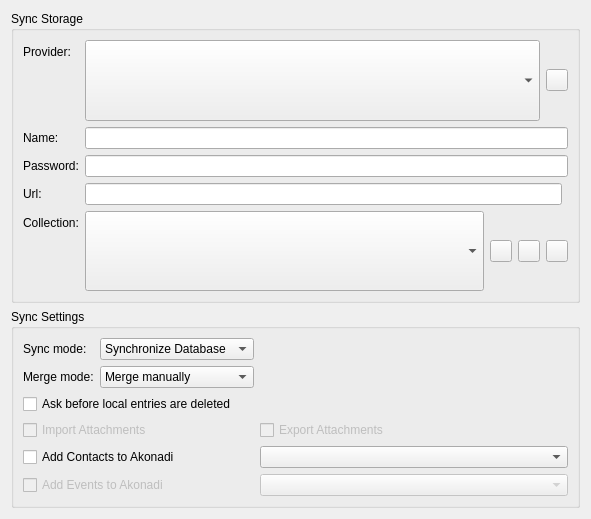
<?xml version="1.0" encoding="UTF-8"?>
<ui version="4.0">
 <class>ProviderSettings</class>
 <widget class="QWidget" name="ProviderSettings">
  <property name="geometry">
   <rect>
    <x>0</x>
    <y>0</y>
    <width>591</width>
    <height>519</height>
   </rect>
  </property>
  <property name="windowTitle">
   <string>Form</string>
  </property>
  <layout class="QVBoxLayout" name="verticalLayout">
   <item>
    <widget class="QGroupBox" name="groupBox">
     <property name="title">
      <string>Sync Storage</string>
     </property>
     <layout class="QFormLayout" name="formLayout">
      <item row="0" column="0">
       <widget class="QLabel" name="label">
        <property name="text">
         <string>Provider:</string>
        </property>
        <property name="buddy">
         <cstring>providerSelection</cstring>
        </property>
       </widget>
      </item>
      <item row="0" column="1">
       <layout class="QHBoxLayout" name="horizontalLayout">
        <item>
         <widget class="KComboBox" name="providerSelection">
          <property name="sizePolicy">
           <sizepolicy hsizetype="MinimumExpanding" vsizetype="MinimumExpanding">
            <horstretch>0</horstretch>
            <verstretch>0</verstretch>
           </sizepolicy>
          </property>
         </widget>
        </item>
        <item>
         <widget class="QPushButton" name="helpButton">
          <property name="sizePolicy">
           <sizepolicy hsizetype="Fixed" vsizetype="Fixed">
            <horstretch>0</horstretch>
            <verstretch>0</verstretch>
           </sizepolicy>
          </property>
          <property name="minimumSize">
           <size>
            <width>22</width>
            <height>22</height>
           </size>
          </property>
          <property name="maximumSize">
           <size>
            <width>22</width>
            <height>22</height>
           </size>
          </property>
          <property name="text">
           <string/>
          </property>
          <property name="iconSize">
           <size>
            <width>22</width>
            <height>22</height>
           </size>
          </property>
         </widget>
        </item>
       </layout>
      </item>
      <item row="1" column="0">
       <widget class="QLabel" name="label_2">
        <property name="text">
         <string>Name:</string>
        </property>
        <property name="buddy">
         <cstring>providerUserName</cstring>
        </property>
       </widget>
      </item>
      <item row="1" column="1">
       <widget class="KLineEdit" name="providerUserName"/>
      </item>
      <item row="2" column="0">
       <widget class="QLabel" name="label_3">
        <property name="text">
         <string>Password:</string>
        </property>
        <property name="buddy">
         <cstring>providerPwd</cstring>
        </property>
       </widget>
      </item>
      <item row="2" column="1">
       <widget class="KLineEdit" name="providerPwd"/>
      </item>
      <item row="3" column="0">
       <widget class="QLabel" name="label_6">
        <property name="text">
         <string>Url:</string>
        </property>
        <property name="buddy">
         <cstring>providerUrl</cstring>
        </property>
       </widget>
      </item>
      <item row="3" column="1">
       <layout class="QHBoxLayout" name="horizontalLayout_3">
        <item>
         <widget class="KLineEdit" name="providerUrl">
          <property name="toolTip">
           <string>The url to query. For zotero enter either &quot;users&quot; or &quot;groups&quot;</string>
          </property>
          <property name="text">
           <string/>
          </property>
         </widget>
        </item>
        <item>
         <widget class="KUrlRequester" name="providerUrlRequester">
          <property name="mode">
           <set>KFile::File</set>
          </property>
         </widget>
        </item>
       </layout>
      </item>
      <item row="4" column="0">
       <widget class="QLabel" name="collectionLabel">
        <property name="text">
         <string>Collection:</string>
        </property>
        <property name="buddy">
         <cstring>listCollection</cstring>
        </property>
       </widget>
      </item>
      <item row="4" column="1">
       <layout class="QHBoxLayout" name="horizontalLayout_2">
        <item>
         <widget class="KComboBox" name="listCollection">
          <property name="sizePolicy">
           <sizepolicy hsizetype="MinimumExpanding" vsizetype="MinimumExpanding">
            <horstretch>0</horstretch>
            <verstretch>0</verstretch>
           </sizepolicy>
          </property>
         </widget>
        </item>
        <item>
         <widget class="QPushButton" name="fetchCollection">
          <property name="minimumSize">
           <size>
            <width>22</width>
            <height>22</height>
           </size>
          </property>
          <property name="maximumSize">
           <size>
            <width>22</width>
            <height>22</height>
           </size>
          </property>
          <property name="text">
           <string/>
          </property>
          <property name="iconSize">
           <size>
            <width>22</width>
            <height>22</height>
           </size>
          </property>
         </widget>
        </item>
        <item>
         <widget class="QPushButton" name="addCollection">
          <property name="minimumSize">
           <size>
            <width>22</width>
            <height>22</height>
           </size>
          </property>
          <property name="maximumSize">
           <size>
            <width>22</width>
            <height>22</height>
           </size>
          </property>
          <property name="text">
           <string/>
          </property>
          <property name="iconSize">
           <size>
            <width>22</width>
            <height>22</height>
           </size>
          </property>
         </widget>
        </item>
        <item>
         <widget class="QPushButton" name="removeCollection">
          <property name="maximumSize">
           <size>
            <width>22</width>
            <height>22</height>
           </size>
          </property>
          <property name="text">
           <string/>
          </property>
          <property name="iconSize">
           <size>
            <width>22</width>
            <height>22</height>
           </size>
          </property>
         </widget>
        </item>
       </layout>
      </item>
     </layout>
    </widget>
   </item>
   <item>
    <widget class="QGroupBox" name="groupBox_2">
     <property name="title">
      <string>Sync Settings</string>
     </property>
     <layout class="QVBoxLayout" name="verticalLayout_2">
      <item>
       <layout class="QGridLayout" name="gridLayout">
        <item row="0" column="0">
         <widget class="QLabel" name="label_7">
          <property name="text">
           <string>Sync mode:</string>
          </property>
          <property name="buddy">
           <cstring>syncMode</cstring>
          </property>
         </widget>
        </item>
        <item row="0" column="1">
         <widget class="KComboBox" name="syncMode">
          <property name="currentIndex">
           <number>2</number>
          </property>
          <item>
           <property name="text">
            <string>Download only</string>
           </property>
          </item>
          <item>
           <property name="text">
            <string>Upload only</string>
           </property>
          </item>
          <item>
           <property name="text">
            <string>Synchronize Database</string>
           </property>
          </item>
         </widget>
        </item>
        <item row="3" column="0" colspan="2">
         <widget class="QCheckBox" name="importAttachments">
          <property name="enabled">
           <bool>false</bool>
          </property>
          <property name="text">
           <string>Import Attachments</string>
          </property>
         </widget>
        </item>
        <item row="3" column="2">
         <widget class="QCheckBox" name="exportAttachments">
          <property name="enabled">
           <bool>false</bool>
          </property>
          <property name="text">
           <string>Export Attachments</string>
          </property>
         </widget>
        </item>
        <item row="4" column="0" colspan="2">
         <widget class="QCheckBox" name="addContactsToAkonadi">
          <property name="enabled">
           <bool>true</bool>
          </property>
          <property name="text">
           <string>Add Contacts to Akonadi</string>
          </property>
         </widget>
        </item>
        <item row="4" column="2">
         <widget class="KComboBox" name="contactCollection">
          <property name="enabled">
           <bool>true</bool>
          </property>
          <property name="sizePolicy">
           <sizepolicy hsizetype="MinimumExpanding" vsizetype="Fixed">
            <horstretch>0</horstretch>
            <verstretch>0</verstretch>
           </sizepolicy>
          </property>
         </widget>
        </item>
        <item row="5" column="0" colspan="2">
         <widget class="QCheckBox" name="addEventsToAkonadi">
          <property name="enabled">
           <bool>false</bool>
          </property>
          <property name="text">
           <string>Add Events to Akonadi</string>
          </property>
         </widget>
        </item>
        <item row="5" column="2">
         <widget class="KComboBox" name="eventCollection">
          <property name="enabled">
           <bool>false</bool>
          </property>
          <property name="sizePolicy">
           <sizepolicy hsizetype="MinimumExpanding" vsizetype="Fixed">
            <horstretch>0</horstretch>
            <verstretch>0</verstretch>
           </sizepolicy>
          </property>
         </widget>
        </item>
        <item row="1" column="0">
         <widget class="QLabel" name="label_8">
          <property name="text">
           <string>Merge mode:</string>
          </property>
          <property name="buddy">
           <cstring>mergeMode</cstring>
          </property>
         </widget>
        </item>
        <item row="1" column="1">
         <widget class="KComboBox" name="mergeMode">
          <item>
           <property name="text">
            <string>Merge manually</string>
           </property>
          </item>
          <item>
           <property name="text">
            <string>User server version</string>
           </property>
          </item>
          <item>
           <property name="text">
            <string>Keep local changes</string>
           </property>
          </item>
         </widget>
        </item>
        <item row="2" column="0" colspan="3">
         <widget class="QCheckBox" name="askDeletion">
          <property name="text">
           <string>Ask before local entries are deleted</string>
          </property>
         </widget>
        </item>
       </layout>
      </item>
     </layout>
    </widget>
   </item>
  </layout>
 </widget>
 <customwidgets>
  <customwidget>
   <class>KComboBox</class>
   <extends>QComboBox</extends>
   <header>kcombobox.h</header>
  </customwidget>
  <customwidget>
   <class>KLineEdit</class>
   <extends>QLineEdit</extends>
   <header>klineedit.h</header>
  </customwidget>
  <customwidget>
   <class>KUrlRequester</class>
   <extends>QFrame</extends>
   <header>kurlrequester.h</header>
  </customwidget>
 </customwidgets>
 <resources/>
 <connections>
  <connection>
   <sender>providerSelection</sender>
   <signal>currentIndexChanged(int)</signal>
   <receiver>ProviderSettings</receiver>
   <slot>switchProvider(int)</slot>
   <hints>
    <hint type="sourcelabel">
     <x>100</x>
     <y>48</y>
    </hint>
    <hint type="destinationlabel">
     <x>93</x>
     <y>0</y>
    </hint>
   </hints>
  </connection>
 </connections>
 <slots>
  <slot>switchProvider(int)</slot>
 </slots>
</ui>
